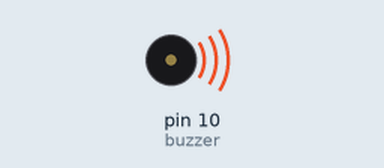
The sketch below on a simulated Arduino Uno, built with avr-gcc and run on an emulated ATmega328P. Parts: buzzer (waves = sounding, pin HIGH).

Above: at 0.5 s.
Timing chart, 0 to 4.6 s (numbered marks = the images above):
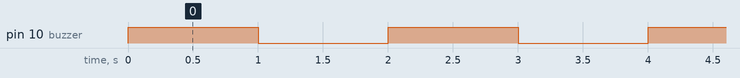

Measured:
- by itself, pin 10 (buzzer): alternates HIGH for 1.0 s and LOW for 1.0 s

The sketch:

buzzer.ino
```cpp
/*Program for Buzzer
 * Make the BUZZER noise for 1 second then turn it OFF for 1 second and repeat the process
 * ~~~ R. S. Electronics ~~~
 * https://www.youtube.com/channel/UC_Jm37Vgb58krva8AG1ByMg
 */


//define Digital Pin 10 for Buzzer
int buzzer = 10;

void setup()
{
  // initialize digital pin BUZZER_BUILTIN as an output.
  pinMode(buzzer, OUTPUT);
}

void loop()
{
  //Loop functions runs again and again untill you are giving supply to Arduino
  digitalWrite(buzzer, HIGH);       // Make the BUZZER noise by making voltage HIGH

  delay(1000);                  // Delay for 1000 mili seconds i.e 1 second

  digitalWrite(buzzer, LOW);       // Turn the BUZZER OFF by making voltage LOW

  delay(1000);                  // Delay for 1000 mili seconds i.e 1 second
}
```
